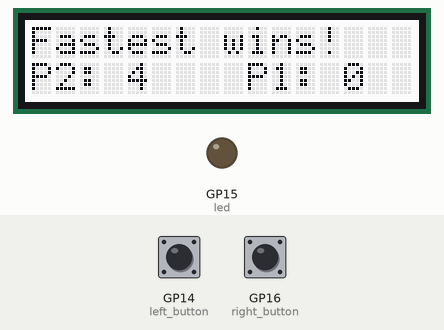
Bench run of a program on a simulated Raspberry Pi Pico running MicroPython. Parts: 16×2 character LCD, output pins drawn as LEDs (lit = HIGH). The inputs (shaded band) are chosen by the test bench; at power-on: GP16 (right_button) LOW, GP14 (left_button) LOW. Random numbers come from a fixed seed; what the program prints to the serial console is not drawn.

Above: at 1.2 s.
1.3 s: GP16 (right_button) pulled HIGH for 0.15 s
At 6.1 s:
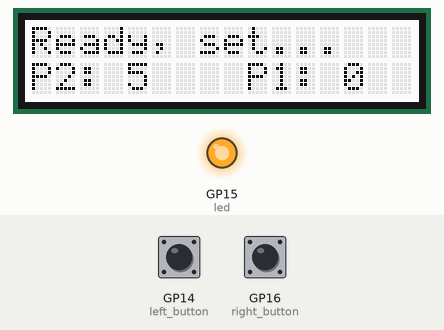
At 8.9 s:
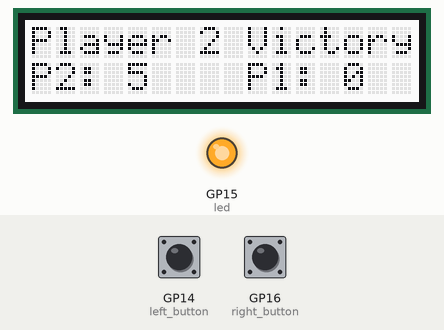
Timing chart, 0 to 18.0 s (numbered marks = the images above; inputs shaded):
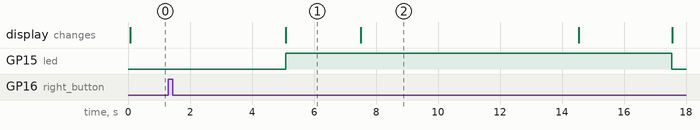

The program:

ReactionGame_v2.py
```python
import machine
import utime
import urandom
import RGB1602
import time
import math

colorR = 64
colorG = 128
colorB = 64
rgb1 = (148,0,110)
rgb2 = (255,0,255)
rgb3 = (144,249,15)
rgb4 = (0,128,60)
rgb5 = (255,209,0)
rgb6 = (248,248,60)
rgb7 = (80,80,145)
rgb8 = (255,0,0)
rgb9 = (0,255,0)

lcd = RGB1602.RGB1602(16,2)
led = machine.Pin(15, machine.Pin.OUT)
left_button = machine.Pin(14, machine.Pin.IN, machine.Pin.PULL_DOWN)
right_button = machine.Pin(16, machine.Pin.IN, machine.Pin.PULL_DOWN)

player2_wins = 4
player1_wins = 0
avg_player1_reactions = 0
avg_player2_reactions = 0
player1_reactions = []
player2_reactions = []
fastest_button = None
running = True

def button_handler(pin):
    global fastest_button
    if not fastest_button:
        fastest_button = pin
        timer_reaction = utime.ticks_diff(utime.ticks_ms(), timer_start)
        if fastest_button is left_button:
            print("Player 1 won the round! \n")
            global player1_wins, avg_player1_reactions
            player1_wins += 1
            # Add the timer reaction to the array
            player1_reactions.append(timer_reaction)
            # Calculate the average of the last 5 reaction times
            if len(player1_reactions) > 5:
                avg_player1_reactions = sum(player1_reactions[-5:])/len(player1_reactions[-5:])
            else:
                avg_player1_reactions = sum(player1_reactions)/len(player1_reactions)
            if timer_reaction < avg_player1_reactions - 100:
                print("Wow! Quick reaction time Player 1!: " + str(timer_reaction) + " milliseconds!")
            elif timer_reaction >= avg_player1_reactions - 100 and timer_reaction < avg_player1_reactions + 100:
                print("Good reaction time Player 1!: " + str(timer_reaction) + " milliseconds!")
            else:
                print("Slow reaction time Player 1!: " + str(timer_reaction) + " milliseconds!")
        elif fastest_button is right_button:
            print("Player 2 won the round! \n")
            global player2_wins, avg_player2_reactions
            player2_wins += 1
            # Add the timer reaction to the array
            player2_reactions.append(timer_reaction)
            # Calculate the average of the last 5 reaction times
            if len(player2_reactions) > 5:
                avg_player2_reactions = sum(player2_reactions[-5:])/len(player2_reactions[-5:])
            else:
                avg_player2_reactions = sum(player2_reactions)/len(player2_reactions)
            if timer_reaction < avg_player2_reactions - 100:
                print("Wow! Quick reaction time Player 2!: " + str(timer_reaction) + " milliseconds!")
            elif timer_reaction >= avg_player2_reactions - 100 and timer_reaction < avg_player2_reactions + 100:
                print("Good reaction time Player 2!: " + str(timer_reaction) + " milliseconds!")
            else:
                print("Slow reaction time Player 2!: " + str(timer_reaction) + " milliseconds!")

while running:
    if player2_wins < 5 and player1_wins < 5:
        fastest_button = None
        timer_start = utime.ticks_ms()
        left_button.irq(trigger=machine.Pin.IRQ_RISING, handler=button_handler)
        right_button.irq(trigger=machine.Pin.IRQ_RISING, handler=button_handler)
        led.value(0)
        lcd.clear()
        lcd.setCursor(0, 0)
        lcd.printout("Fastest wins!")
        lcd.setCursor(0, 1)
        lcd.printout("P2: " + str(player2_wins) + "    P1: " + str(player1_wins))
        print("GO!")
        utime.sleep(5)
        print("Player 2: " + str(player2_wins) + " ---" + " Player 1: " +str(player1_wins) + "\n")
        print("Ready, set..")
        lcd.clear()
        lcd.setCursor(0, 0)
        lcd.printout("Ready, set...")
        lcd.setCursor(0, 1)
        lcd.printout("P2: " + str(player2_wins) + "    P1: " + str(player1_wins))
        led.value(1)
        utime.sleep(urandom.uniform(2, 5))
        lcd.clear()
        print("Average reaction time for Player 1 is: " + str(avg_player1_reactions))
        print("Average reaction time for Player 2 is: " + str(avg_player2_reactions))
    if player2_wins == 5 or player1_wins == 5:
        if player2_wins == 5:
            lcd.clear()
            lcd.setCursor(0, 0)
            lcd.printout("Player 2 Victory!")
            lcd.setCursor(0, 1)
            lcd.printout("P2: " + str(player2_wins) + "    P1: " + str(player1_wins))
            print("Player 2 wins the overall game with 5 wins!")
            player2_wins = 0
            player1_wins = 0
            utime.sleep(7)
            lcd.clear()
            lcd.setCursor(0, 0)
            lcd.printout("Avg. reaction time:")
            lcd.setCursor(0, 1)
            lcd.printout("P2:" + str(avg_player2_reactions) + " P1:" + str(avg_player1_reactions))
            utime.sleep(3)
        else:
            lcd.clear()
            lcd.setCursor(0, 0)
            lcd.printout("P1 Victory!")
            lcd.setCursor(0, 1)
            lcd.printout("P2: " + str(player2_wins) + "    P1: " + str(player1_wins))
            print("Player 1 wins the overall game with 5 wins!")
            player2_wins = 0
            player1_wins = 0
            utime.sleep(7)
            lcd.clear()
            lcd.setCursor(0, 0)
            lcd.printout("Avg. reaction time:")
            lcd.setCursor(0, 1)
            lcd.printout("P2:" + str(avg_player2_reactions) + " P1:" + str(avg_player1_reactions))
            utime.sleep(15)
```

Measured:
- what the display in image 1 shows lasts 2.4 s, from 5.1 s to 7.5 s
